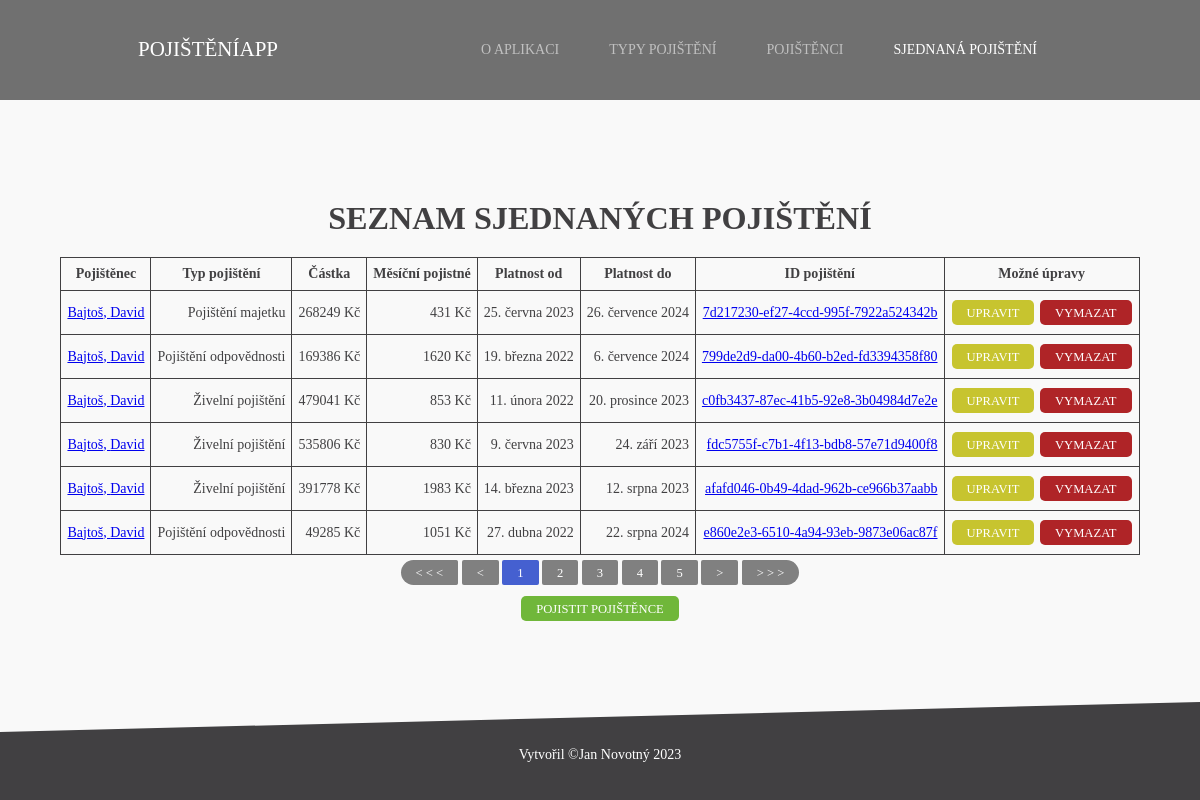
The app's page /pojisteniapp/pojisteni_list/ with its own data.
### pojisteniapp/models.py (models this page shows, shortened)
class Pojisteni(models.Model):
    id = models.UUIDField(primary_key=True, default=uuid.uuid4, help_text='Unikátní ID pojištění')
    typ_pojisteni = models.ForeignKey(TypPojisteni, on_delete=models.RESTRICT, verbose_name='Typ pojištění')
    pojistenec = models.ForeignKey(Pojistenec, on_delete=models.CASCADE, verbose_name='Pojištěnec')
    castka = models.IntegerField('Částka')
    mesicni_pojistne = models.IntegerField('Měsíční pojistné')
    platnost_od = models.DateField()
    platnost_do = models.DateField()
    predmet_pojisteni = models.CharField('Předmět pojištění', max_length=30, blank=True, null=True, help_text='Vyplňte pouze v případě, že předmět pojištění není patrný (např. u pojištění majetku).')
    def get_absolute_url(self):
        return reverse("pojisteni_detail", args=[self.id])
    class Meta:
        ordering = ['pojistenec__prijmeni', 'pojistenec__jmeno', 'pojistenec__mesto' ,'typ_pojisteni__jmeno']

class Pojistenec(models.Model):
    jmeno = models.CharField('Jméno', max_length=30)
    prijmeni = models.CharField('Příjmení', max_length=30)
    email = models.EmailField(max_length=254)
    telefon = PhoneNumberField()
    ulice = models.CharField(max_length=30)
    cislo_popisne = models.IntegerField('Číslo popisné')
    mesto = models.CharField('Město', max_length=30)
    psc = models.IntegerField('PSČ', validators=[MinValueValidator(10000), MaxValueValidator(99999)])
    def get_absolute_url(self):
        return reverse("pojistenec", kwargs={"pk": self.pk})
    class Meta:
        ordering = ['prijmeni', 'jmeno', 'mesto']

class TypPojisteni(models.Model):
    jmeno = models.CharField('Typ pojištění', max_length=30)
    def __str__(self) -> str:
        return f'{self.jmeno}'
    class Meta:
        ordering = ['jmeno']

### pojisteniapp/views.py (the view)
# urls.py: path('pojisteni_list/', views.PojisteniListView.as_view(), name= 'pojisteni_list'),
class PojisteniListView(generic.ListView):
    model = Pojisteni
    paginate_by = 6

### pojisteniapp/templates/pojisteniapp/pojisteni_list.html
{% extends "base_generic.html" %}
{% block content %}
  <h1 class= 'list-header'>Seznam sjednaných pojištění</h1>
  {% if pojisteni_list %}
  <table  class= 'list-table'>
    <thead >
      <th>Pojištěnec</th>
      <th>Typ pojištění</th>
      <th>Částka</th>
      <th>Měsíční pojistné</th>
      <th>Platnost od</th>
      <th>Platnost do</th>
      <th>ID pojištění</th>
      <th>Možné úpravy</th>
    </thead>
    {% for pojisteni in pojisteni_list %}
      <tr>
        <td class= 'td-jmeno-pojistence'>
          <a href="{{pojisteni.pojistenec.get_absolute_url}}">{{pojisteni.pojistenec.prijmeni}}, {{ pojisteni.pojistenec.jmeno }}</a>
        </td>
        <td>
          {{pojisteni.typ_pojisteni}}
        </td>
        <td>
          {{pojisteni.castka}} Kč
        </td>
        <td>
          {{pojisteni.mesicni_pojistne}} Kč
        </td>
        <td>
          {{pojisteni.platnost_od}}
        </td>
        <td>
          {{pojisteni.platnost_do}}
        </td>
        <td>
          <a href="{{pojisteni.get_absolute_url}}">{{pojisteni.id}}</a>
        </td>
        <td>
          <a class = 'button modifier' href="{% url 'pojisteni_update' pojisteni.id%}"> Upravit</a> <a class = 'button destructor' href="{% url 'pojisteni_delete' pojisteni.id%}"> Vymazat</a>
        </td>
      </tr>
    {% endfor %}
  </table>
  {% else %}
    <p>Zatím nejsou žádní pojištěnci pojištění.</p>
  {% endif %}
{% endblock %}
{% block register_entity%}
<div class= 'outside-list-button-container'>
<a class = 'button constructor' href="{% url 'pojisteni_create'%}"> Pojistit pojištěnce </a>
</div>
{% endblock %}

### pojisteniapp/static/css/styles.css (style rules this page uses)
* { box-sizing: border-box; }
body { font: 14px Poppins; color: #414042; background: #f9f9f9; display: flex; flex-direction: column; box-sizing: border-box; margin: 0; padding-top: 100px; min-width: 1060px; min-height: 100vh; justify-content: space-between; }
h1 { margin: 20px 0; font-size: 2.3em; font-weight: bold; text-transform: uppercase; width: max-content; }
table { margin: 10px 5px; }
table, th, td { border: 1px solid; border-collapse: collapse; }
th { padding: 8px 6px; text-align: center; }
td { padding: 8px 6px; text-align: right; }
.button { color: white; font-size: 0.9em; text-transform: uppercase; text-decoration: none; padding: 6px 15px; height: 25px; border-radius: 5px; margin: 1px; display: inline-block }
.constructor { background: #70b73a; }
.destructor { background: #af2427; }
.modifier { background: #c7c42f; }
.list-table { margin: 5px auto }
.outside-list-button-container { text-align: center; margin-top: 10px; }
.list-header { margin-left: auto; margin-right: auto; }
.td-typ-pojisteni, .td-jmeno-pojistence { text-align: left; }

### records on screen
Pojisteni: pojistenec.prijmeni "Bajtoš", pojistenec.jmeno "David", typ_pojisteni "Pojištění majetku", castka "268249", mesicni_pojistne "431", platnost_od "25. června 2023", platnost_do "26. července 2024", id "7d217230-ef27-4ccd-995f-7922a524342b"
Pojisteni: pojistenec.prijmeni "Bajtoš", pojistenec.jmeno "David", typ_pojisteni "Pojištění odpovědnosti", castka "169386", mesicni_pojistne "1620", platnost_od "19. března 2022", platnost_do "6. července 2024", id "799de2d9-da00-4b60-b2ed-fd3394358f80"
Pojisteni: pojistenec.prijmeni "Bajtoš", pojistenec.jmeno "David", typ_pojisteni "Živelní pojištění", castka "479041", mesicni_pojistne "853", platnost_od "11. února 2022", platnost_do "20. prosince 2023", id "c0fb3437-87ec-41b5-92e8-3b04984d7e2e"
Pojisteni: pojistenec.prijmeni "Bajtoš", pojistenec.jmeno "David", typ_pojisteni "Živelní pojištění", castka "535806", mesicni_pojistne "830", platnost_od "9. června 2023", platnost_do "24. září 2023", id "fdc5755f-c7b1-4f13-bdb8-57e71d9400f8"
Pojisteni: pojistenec.prijmeni "Bajtoš", pojistenec.jmeno "David", typ_pojisteni "Živelní pojištění", castka "391778", mesicni_pojistne "1983", platnost_od "14. března 2023", platnost_do "12. srpna 2023", id "afafd046-0b49-4dad-962b-ce966b37aabb"
Pojisteni: pojistenec.prijmeni "Bajtoš", pojistenec.jmeno "David", typ_pojisteni "Pojištění odpovědnosti", castka "49285", mesicni_pojistne "1051", platnost_od "27. dubna 2022", platnost_do "22. srpna 2024", id "e860e2e3-6510-4a94-93eb-9873e06ac87f"

### other values on screen
{{ page_number }} "1" "2" "3" "4" "5"
